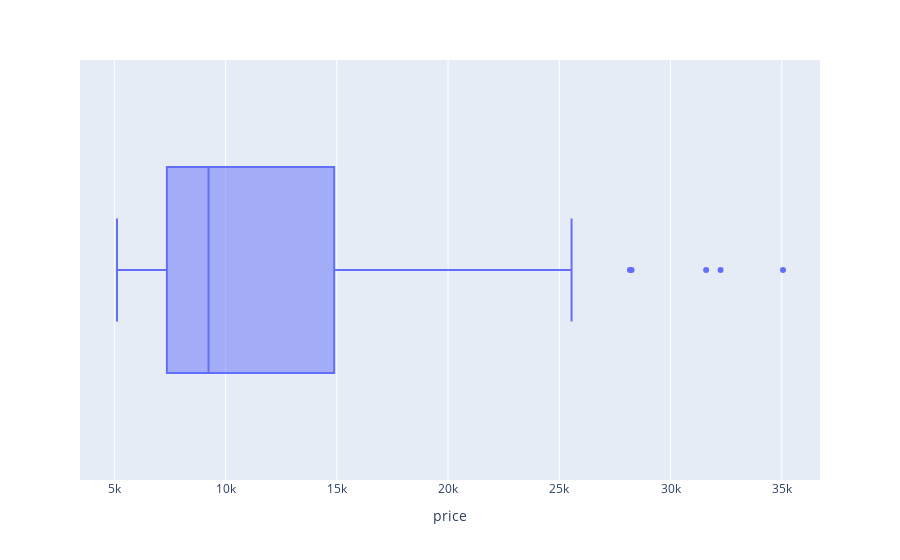

The notebook cell saved with this chart:
### Code cell
import plotly.express as px
fig = px.box(df, x='price')
fig

### Figure 1 — Plotly figure (JSON) as saved in the notebook; plotly's stock layout.template omitted (floating-point values rounded to 4 significant figures; data arrays with more than 128 entries replaced by an {"elided": "..."} marker saying what was removed)
{"data": [{"alignmentgroup": "True", "hovertemplate": "price=%{x}<extra></extra>", "legendgroup": "", "marker": {"color": "#636efa"}, "name": "", "notched": false, "offsetgroup": "", "orientation": "h", "showlegend": false, "type": "box", "x": {"elided": "159 int values"}, "x0": " ", "xaxis": "x", "y0": " ", "yaxis": "y"}], "layout": {"boxmode": "group", "legend": {"tracegroupgap": 0}, "margin": {"t": 60}, "xaxis": {"anchor": "y", "domain": [0, 1], "title": {"text": "price"}}, "yaxis": {"anchor": "x", "domain": [0, 1]}}}
